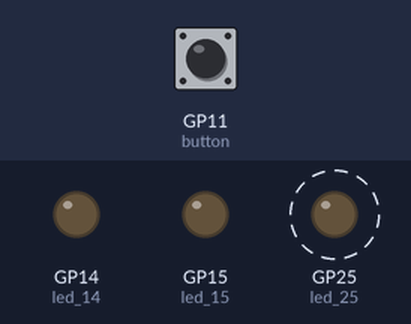
A program run on a simulated Raspberry Pi Pico running MicroPython. Shown: output pins drawn as LEDs (lit = HIGH). Dashed ring = blinking. The inputs (shaded band) are chosen by the test bench; at power-on: GP11 (button) HIGH.

Above: at 0.15 s.
At 0.75 s:
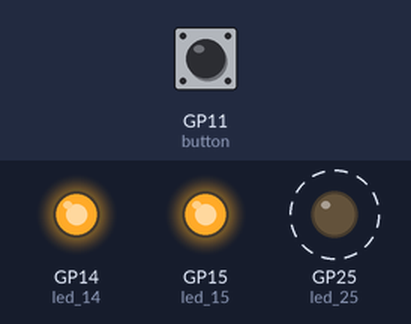
1.3 s: GP11 (button) pulled LOW for 0.15 s
At 4.7 s:
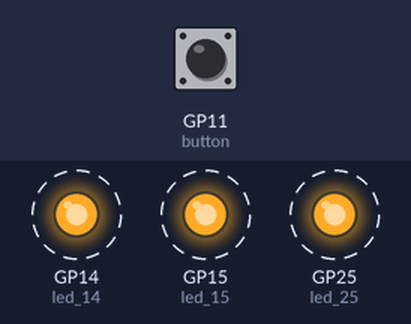
Timing chart, 0 to 10.4 s (numbered marks = the images above; inputs shaded):
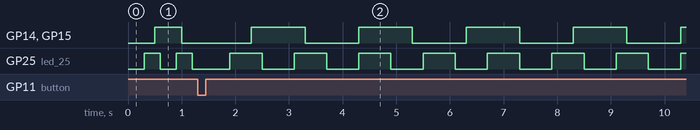

The program:

14_15_25_period_switch.py
```python
from machine import Pin, Timer
import time

led_14 = Pin(14, Pin.OUT)
led_15 = Pin(15, Pin.OUT)
led_25 = Pin(25, Pin.OUT)
button = Pin(11, Pin.IN, Pin.PULL_UP)

tin_14_15 = Timer()
tin_25 = Timer()

period_14_15 = 500  # Initial period for pin 14 and pin 15 (in milliseconds)
period_25 = 300  # Initial period for pin 25 (in milliseconds)

def toggle_14_15(tim):
    led_14.toggle()
    led_15.toggle()

def toggle_25(tim):
    led_25.toggle()

def change_period(pin):
    global period_14_15, period_25

    if period_14_15 == 500:
        period_14_15 = 1000
        period_25 = 600
    else:
        period_14_15 = 500
        period_25 = 300

    tin_14_15.init(period=period_14_15, mode=Timer.PERIODIC, callback=toggle_14_15)
    tin_25.init(period=period_25, mode=Timer.PERIODIC, callback=toggle_25)

button.irq(trigger=Pin.IRQ_FALLING, handler=change_period)

tin_14_15.init(period=period_14_15, mode=Timer.PERIODIC, callback=toggle_14_15)
tin_25.init(period=period_25, mode=Timer.PERIODIC, callback=toggle_25)

while True:
    time.sleep(1)
```

Measured:
- after the input at 1.3 s, GP14 (led_14), GP15 (led_15): alternates HIGH for 1.0 s and LOW for 1.0 s, starting after 1.0 s; GP25 (led_25): alternates HIGH for 0.60 s and LOW for 0.60 s, starting after 0.60 s
- by itself, GP25 (led_25): alternates HIGH for 0.30 s and LOW for 0.30 s
